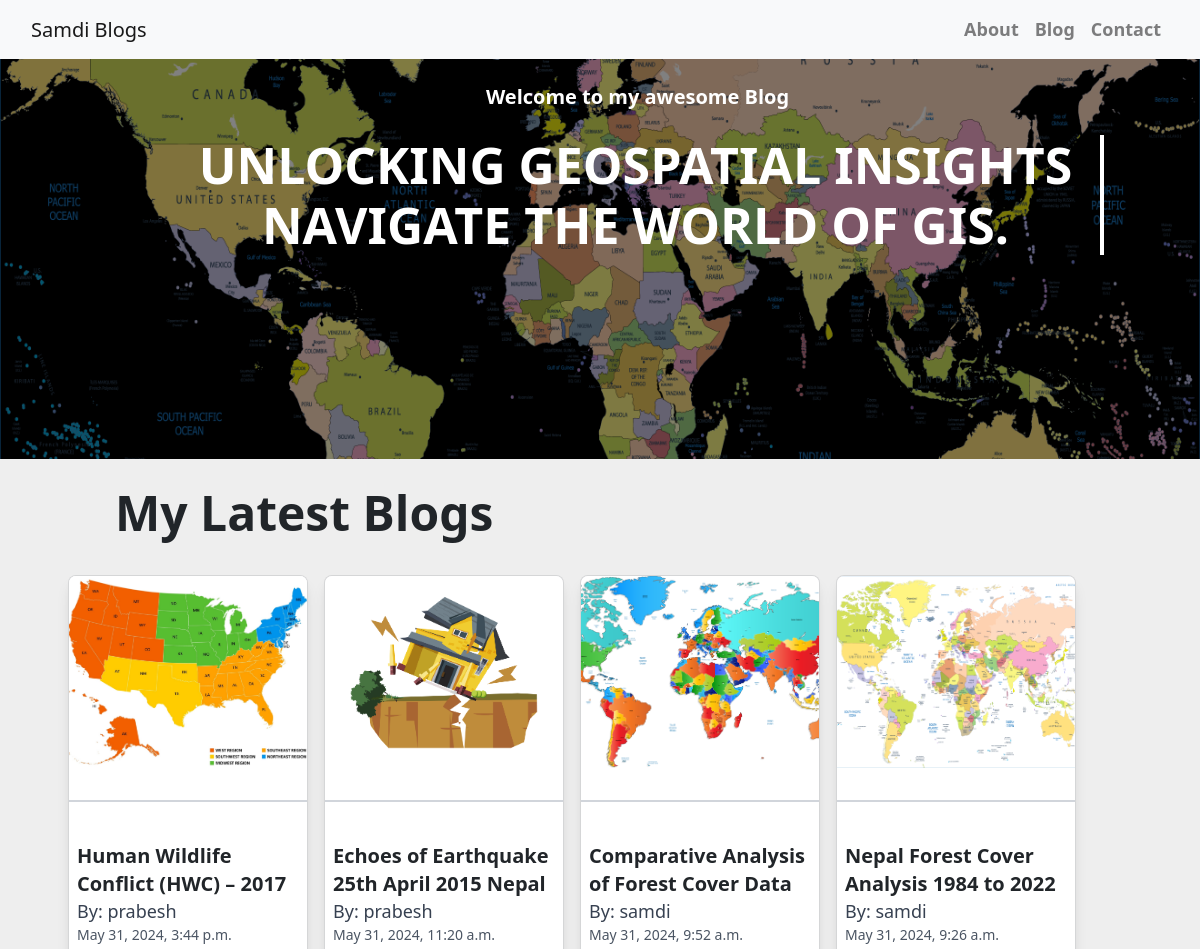
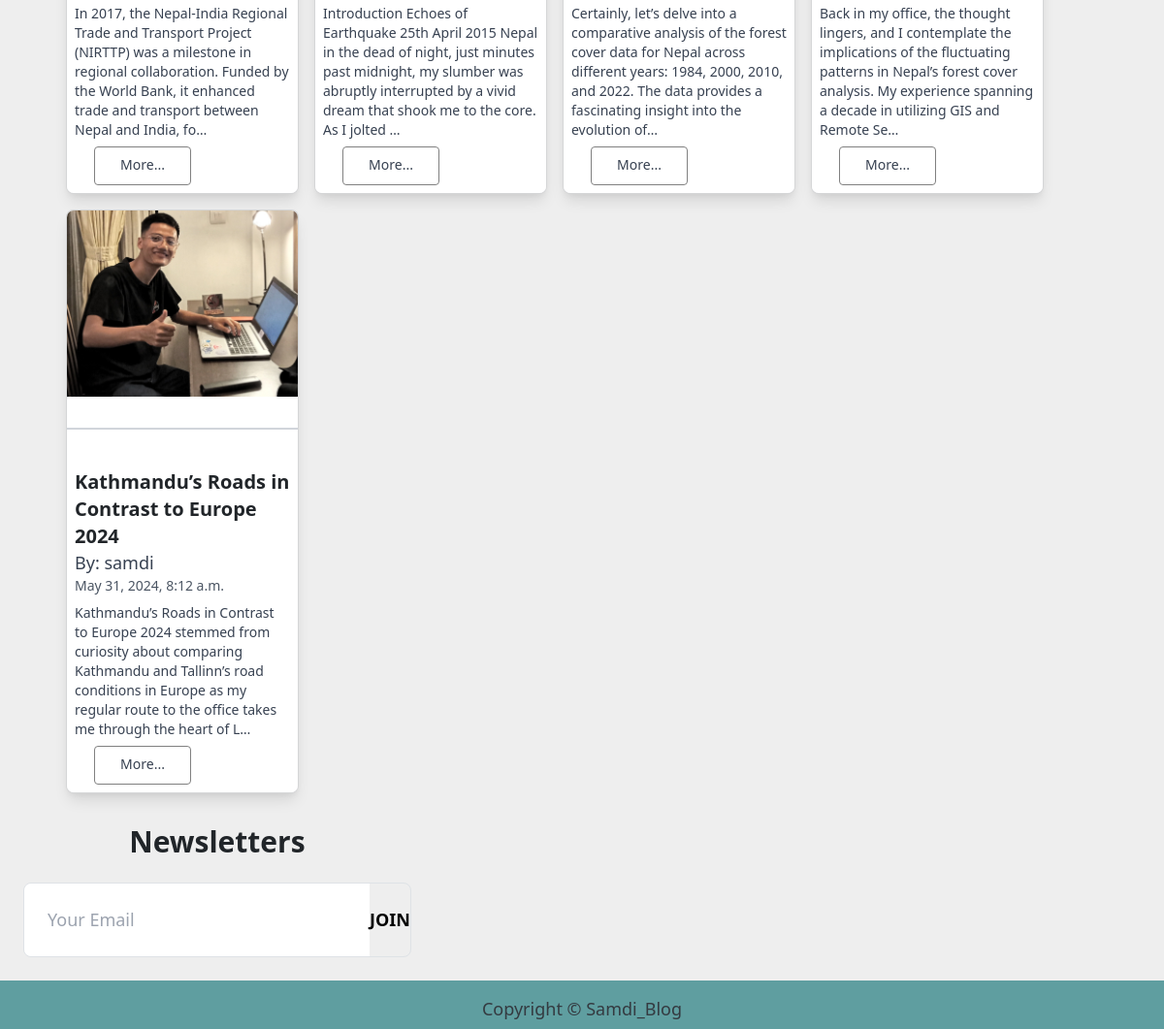
The page / on the database its author committed (2 pictures, top to bottom).
### blog/models.py (models this page shows, shortened)
class Post(models.Model):
    title = models.CharField(max_length=200, unique=True)
    slug = models.CharField(max_length=200, unique=True)
    author = models.ForeignKey(User, on_delete=models.CASCADE, related_name='blog_posts')
    updated_on = models.DateTimeField(auto_now=True)
    content = models.TextField()
    created_on = models.DateTimeField(auto_now_add=True)
    status = models.IntegerField(choices=STATUS, default=0)
    titleImage = models.ImageField(upload_to='images/', blank=True, null=True)
    first = models.TextField(default='')
    firstImage = models.ImageField(upload_to='images/', blank=True, null=True)
    second = models.TextField(default='')
    secondImage = models.ImageField(upload_to='images/', blank=True, null=True)
    class Meta:
        ordering = ['-created_on']

### blog/views.py (the view)
# urls.py: path('', views.posts, name='posts'),
def posts(request):
    posts = Post.objects.filter(status=1)[:5]
    return render(request, 'index.html', {'posts': posts})

### blog/templates/index.html (shortened to what this page needs)
{% extends "base.html" %}
{% block content %}
<head>
    <link href="https://cdn.jsdelivr.net/npm/tailwindcss@2.2.19/dist/tailwind.min.css" rel="stylesheet">
</head>
<header class="">
    <div class="container1">
        <div class="row">
            <div class=" col-md-8 col-md-10 mx-auto">
                <div class="site-heading">
                    <h1 class=" site-heading my-4 mt-13 text-white font-bold text-xl"> Welcome to my awesome Blog </h1>
                    <h1 class="text-white font-bold typing-animation" style="font-size: 50px;">UNLOCKING GEOSPATIAL INSIGHTS NAVIGATE THE WORLD OF GIS.</h1>
                </div>
            </div>
        </div>
    </div>
</header>
<div class="latestBlogText">
    <p class="text-5xl font-bold">My Latest Blogs</p>
</div>
    <div class="row">
        {% for post in posts %}
<div class="bg-gray-100 m-2 shadow-lg rounded-lg overflow-hidden card">
    <div class="bg-white">
        {% if post.titleImage %}
        <img src="{{ post.titleImage.url }}" alt="{{ post.title }}" class="w-full h-48 object-cover transition-transform duration-300 zoom">
        {% endif %}
        <hr class="border-t-2 border-gray-300 my-8">
        <div class="p-2">
            <a href="{% url 'post_detail' post.pk %}" class="block">
                <h2 class="text-xl font-semibold hover:font-bold hover:text-blue-500">{{ post.title }}</h2>
            </a>
            <p class="text-gray-700">By: {{ post.author }}</p>
            <p class="text-gray-600 text-sm mb-2">{{ post.created_on }}</p>
            <p class="text-sm text-gray-700">{{ post.content|truncatechars:200 }}</p>
            <a href="{% url 'post_detail' post.pk %}" class="block">
                <div class="more">
                    <p class="text-sm text-gray-700 mt-2">More...</p>
                </div>
            </a>
        </div>
    </div>
</div>
{% endfor %}
        </div>
<div class="newsletters">
    <div class="w-full max-w-md p-4 ">
        <h1 class="text-3xl font-bold mb-4">Newsletters</h1>
        <form class="flex items-center border rounded-lg overflow-hidden">
            <input type="email" placeholder="Your Email" class="flex-grow p-4 text-gray-700 focus:outline-none">
            <button type="submit" class="bg-white-500 text-black font-bold hover:bg-blue-600 focus:outline-none">
                JOIN
            </button>
        </form>
    </div>
</div>
{%endblock%}

### blog/templates/base.html (style rules this page uses)
body { font-family: "Roboto", sans-serif; font-size: 17px; background-color: #fdfdfd; }

### blog/templates/index.html (style rules this page uses)
body { font-family: "Roboto", sans-serif; font-size: 18px; background-color: #EEEEEE; }
.card { box-shadow: 1 16px 48px #E3E7EB; width: 20vw; }
.container1 { justify-content: center; text-align: center; position: relative; height: 50vh; background-color: black; overflow: hidden; }
.container1::before { content: ''; position: absolute; top: 0; left: 0; width: 100%; height: 100%; background-image: url('/media/images/map.png'); background-size: cover; background-position: center; opacity: 0.5; z-index: 0; }
.row { margin-left: 5vw; }
.latestBlogText { padding-top: 30px; padding-left: 115px; padding-bottom: 30px; }
.more { height: 40px; width: 100px; margin-top: 7px; justify-content: center; text-align: center; position: relative; display: inline-block; margin-left: 20px; border: 1px solid grey; border-radius: 4px; }
.more::after { content: ''; position: absolute; width: 100%; transform: scaleX(0); height: 2px; bottom: 0; left: 0; background-color: red; transform-origin: bottom right; transition: transform 0.25s ease-out; }
.newsletters { width: 100vw; justify-content: center; align-items: center; text-align: center; }
.typing-animation { font-size: 50px; overflow: hidden; border-right: 4px solid; display: inline-block; animation: typing 4s steps(40, end), blink-caret 0.75s step-end infinite; white-space: pre-wrap; }

### rows shown on the page
Post: titleImage (picture), title "Human Wildlife Conflict (HWC) – 2017", author "prabesh", created_on "May 31, 2024, 3:44 p.m.", content "In 2017, the Nepal-India Regional Trade and Transport Project (NIRTTP) was a milestone in regional collaboration. Funded by the World Bank, it enhanced trade and transport between Nepal and India, fo…"
Post: titleImage (picture), title "Echoes of Earthquake 25th April 2015 Nepal", author "prabesh", created_on "May 31, 2024, 11:20 a.m.", content "Introduction Echoes of Earthquake 25th April 2015 Nepal in the dead of night, just minutes past midnight, my slumber was abruptly interrupted by a vivid dream that shook me to the core. As I jolted …"
Post: titleImage (picture), title "Comparative Analysis of Forest Cover Data", author "samdi", created_on "May 31, 2024, 9:52 a.m.", content "Certainly, let’s delve into a comparative analysis of the forest cover data for Nepal across different years: 1984, 2000, 2010, and 2022. The data provides a fascinating insight into the evolution of…"
Post: titleImage (picture), title "Nepal Forest Cover Analysis 1984 to 2022", author "samdi", created_on "May 31, 2024, 9:26 a.m.", content "Back in my office, the thought lingers, and I contemplate the implications of the fluctuating patterns in Nepal’s forest cover analysis. My experience spanning a decade in utilizing GIS and Remote Se…"
Post: titleImage (picture), title "Kathmandu’s Roads in Contrast to Europe 2024", author "samdi", created_on "May 31, 2024, 8:12 a.m.", content "Kathmandu’s Roads in Contrast to Europe 2024 stemmed from curiosity about comparing Kathmandu and Tallinn’s road conditions in Europe as my regular route to the office takes me through the heart of L…"
